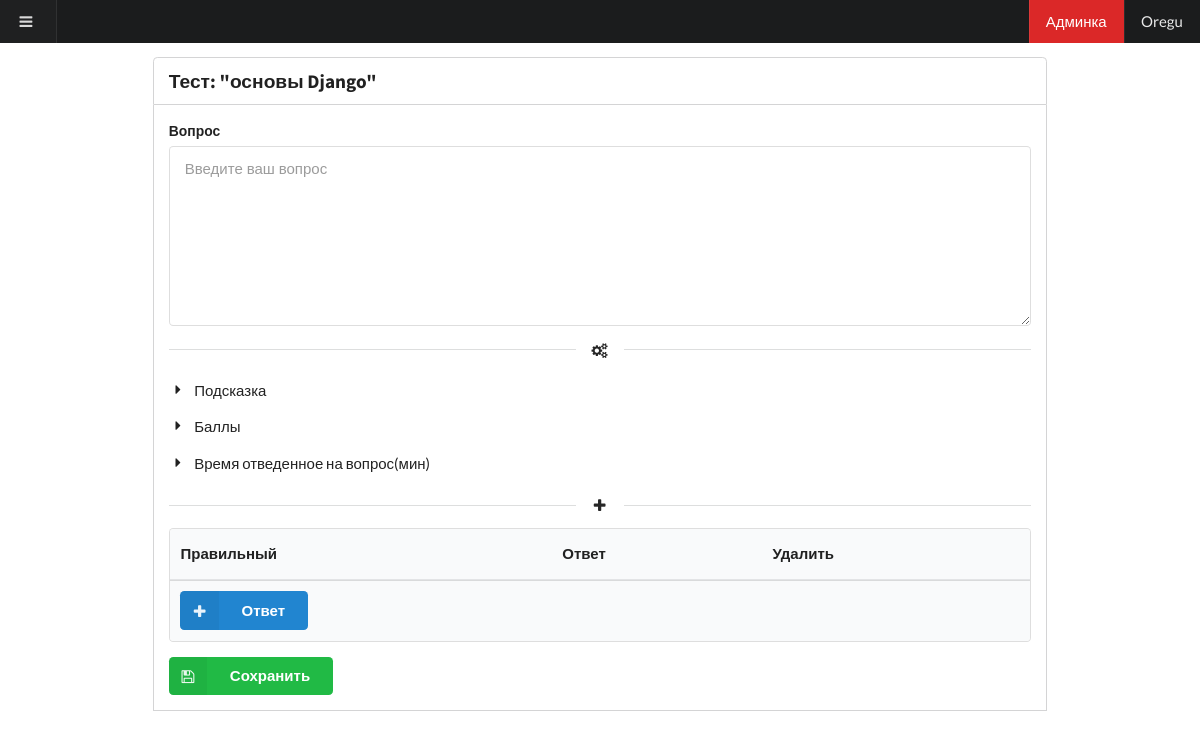
/constructor/test/14/questions/add/ (signed in), run on an earlier commit of the app's database.
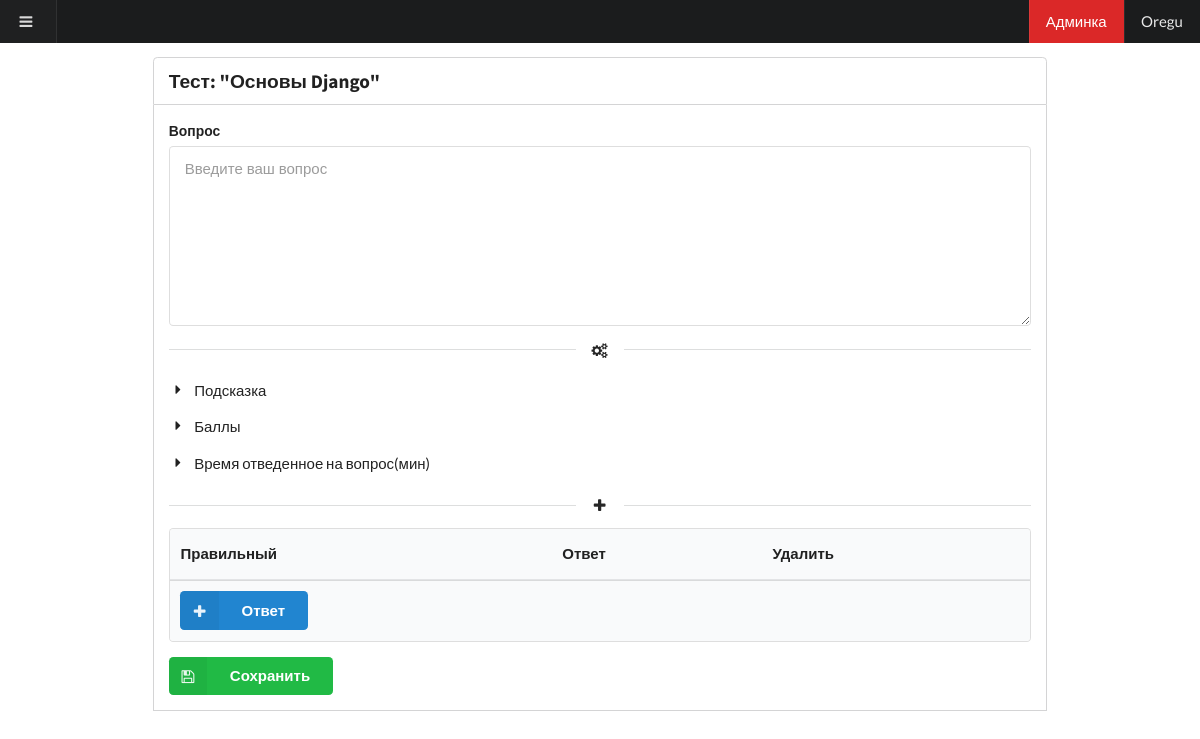
And on a later commit of the database.
### constructor/models.py (models this page shows, shortened)
class Test(models.Model):
	title = models.CharField(max_length=200)
	description = models.TextField(blank=True)
	helps = models.BooleanField(default=False)
	time_completion = models.BooleanField(default=False)
	public_access = models.BooleanField(default=False)
	creator = models.ForeignKey(User)
	category = models.ForeignKey(Category, blank=True, null=True)
	questions_count = models.IntegerField(blank=True, null=True)
	date = models.DateTimeField(auto_now=True)
	two_mark = models.IntegerField()
	three_mark = models.IntegerField()
	four_mark = models.IntegerField()

### constructor/views.py (the view)
@csrf_exempt
def add_query(request, id):
	test = get_object_or_404(Test, id=int(id))
	user = auth.get_user(request)
	if test.creator == user:
		if request.is_ajax():
			query = Query(
				test = test,
				text = request.POST['text'],
				point = request.POST['point'],
				help = request.POST['help'],
				time = request.POST['time']
			)
			query.save()
			for data_answer in json.loads(request.POST['answers']):
				answer = Answer(
					query = query,
					text = data_answer['text'],
					correct = data_answer['correct']
				)
				answer.save()
			return JsonResponse({'complite': True})
		else:
			return render_to_response('add_query.html', {'login': user, 'test': test})
	else:
		raise Http404('Вы не являетесь создателем данного теста!')

### constructor/templates/add_query.html (shortened to what this page needs)
{% extends 'main.html' %}
{% block content %}
	<div class="ui grid">
		<div class="two wide column"></div>
		<div class="twelve wide column">
			<h4 class="ui top medium attached header">
			  Тест: "{{test.title}}"
			</h4>
			<div class="ui attached segment" id = 'query_settings' data-question = "{{question.id}}" data-test = "{{test.id}}">
				{% include 'create_query.html' %}
			</div>
		</div>
		<div class="two wide column"></div>
	</div>
{% endblock %}
{% block scripts %}
	{% load static %}
{% endblock %}

What changed in the data, as far as the page shows it:
changed Test: title "основы Django" → "Основы Django"
